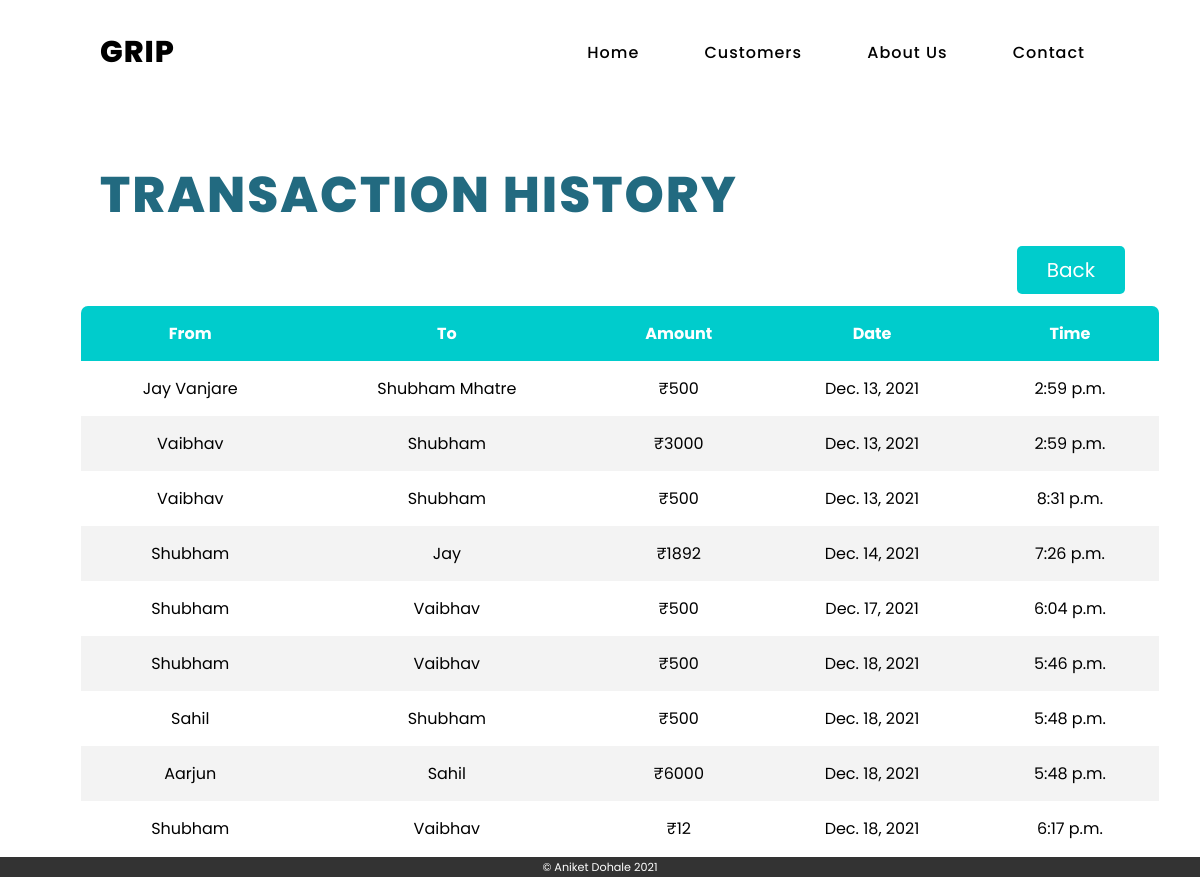
The page /trans_history on the database its author committed.
### Bank/models.py (models this page shows, shortened)
class Transfer(models.Model):
    from_cust = models.CharField(max_length=120)
    to_cust = models.CharField(max_length=120)
    cust_amount = models.IntegerField()
    date = models.DateField(auto_now_add=True)
    time = models.TimeField(auto_now_add=True)

### Bank/views.py (the view)
# urls.py: path("trans_history", views.trans_history, name='trans_history'),
def trans_history(request):
    trans = Transfer.objects.all
    return render(request, 'trans_history.html', {'trans': trans})

### templates/trans_history.html (shortened to what this page needs)
{% extends 'base.html' %}
{% block body %}
{% load static %}
<div class="customer_1">
    <h2 class="customer_head_1">Transaction History</h2>
    <div class="back_page">
        <a href="/customers">Back</a>
    </div>
    <form method="POST">
        <table>
            <tr>
                <th>From</th>
                <th>To</th>
                <th>Amount</th>
                <th>Date</th>
                <th>Time</th>
            </tr>
            {% for t in trans %}
            <tr>
                <td>{{t.from_cust}}</td>
                <td>{{t.to_cust}}</td>
                <td>₹{{t.cust_amount}}</td>
                <td>{{t.date}}</td>
                <td>{{t.time}}</td>
            </tr>
            {% endfor %}
        </table>
    </form>
</div>
{% endblock body%}

### Static/css/style.css (style rules this page uses)
* { margin: 0; padding: 0; box-sizing: border-box; font-family: "Poppins", sans-serif; }

### Static/css/customers.css (style rules this page uses)
table { border-collapse: collapse; border-radius: 0.5em; overflow: hidden; border-spacing: 0; width: 100%; margin-left: 20%; margin-right: 20%; border: 1px solid #ddd; }
th, td { text-align: center; padding: 15px; }
tr:nth-child(odd) { background-color: #f3f3f3; }
tr:nth-child(even) { background-color: #fff; }
th { background-color: #00cccc; color: white; }

### Static/css/trans_history.css (style rules this page uses)
.back_page { text-align: right; padding-right: 75px; padding-bottom: 20px; }
.back_page a { text-decoration: none; padding: 10px 30px; font-size: 20px; cursor: pointer; border: none; border-radius: 5px; color: #fff; font-weight: 400; background: #00cccc; }
table { border-collapse: collapse; border-radius: 0.5em; overflow: hidden; border-spacing: 0; width: 90%; margin-left: 80px; border: 1px solid #ddd; }
.customer_head_1 { max-width: 650px; margin: 60px 100px; color: #226A80; font-size: 50px; text-transform: uppercase; font-weight: 800; letter-spacing: 2px; line-height: 60px; margin-bottom: 30px; }
th, td { text-align: center; padding: 15px; }
tr:nth-child(odd) { background-color: #f3f3f3; }
tr:nth-child(even) { background-color: #fff; }
th { background-color: #00cccc; color: white; }

### rows shown on the page
Transfer: from_cust "Jay Vanjare", to_cust "Shubham Mhatre", cust_amount "500", date "Dec. 13, 2021", time "2:59 p.m."
Transfer: from_cust "Vaibhav", to_cust "Shubham", cust_amount "3000", date "Dec. 13, 2021", time "2:59 p.m."
Transfer: from_cust "Vaibhav", to_cust "Shubham", cust_amount "500", date "Dec. 13, 2021", time "8:31 p.m."
Transfer: from_cust "Shubham", to_cust "Jay", cust_amount "1892", date "Dec. 14, 2021", time "7:26 p.m."
Transfer: from_cust "Shubham", to_cust "Vaibhav", cust_amount "500", date "Dec. 17, 2021", time "6:04 p.m."
Transfer: from_cust "Shubham", to_cust "Vaibhav", cust_amount "500", date "Dec. 18, 2021", time "5:46 p.m."
Transfer: from_cust "Sahil", to_cust "Shubham", cust_amount "500", date "Dec. 18, 2021", time "5:48 p.m."
Transfer: from_cust "Aarjun", to_cust "Sahil", cust_amount "6000", date "Dec. 18, 2021", time "5:48 p.m."
Transfer: from_cust "Shubham", to_cust "Vaibhav", cust_amount "12", date "Dec. 18, 2021", time "6:17 p.m."
